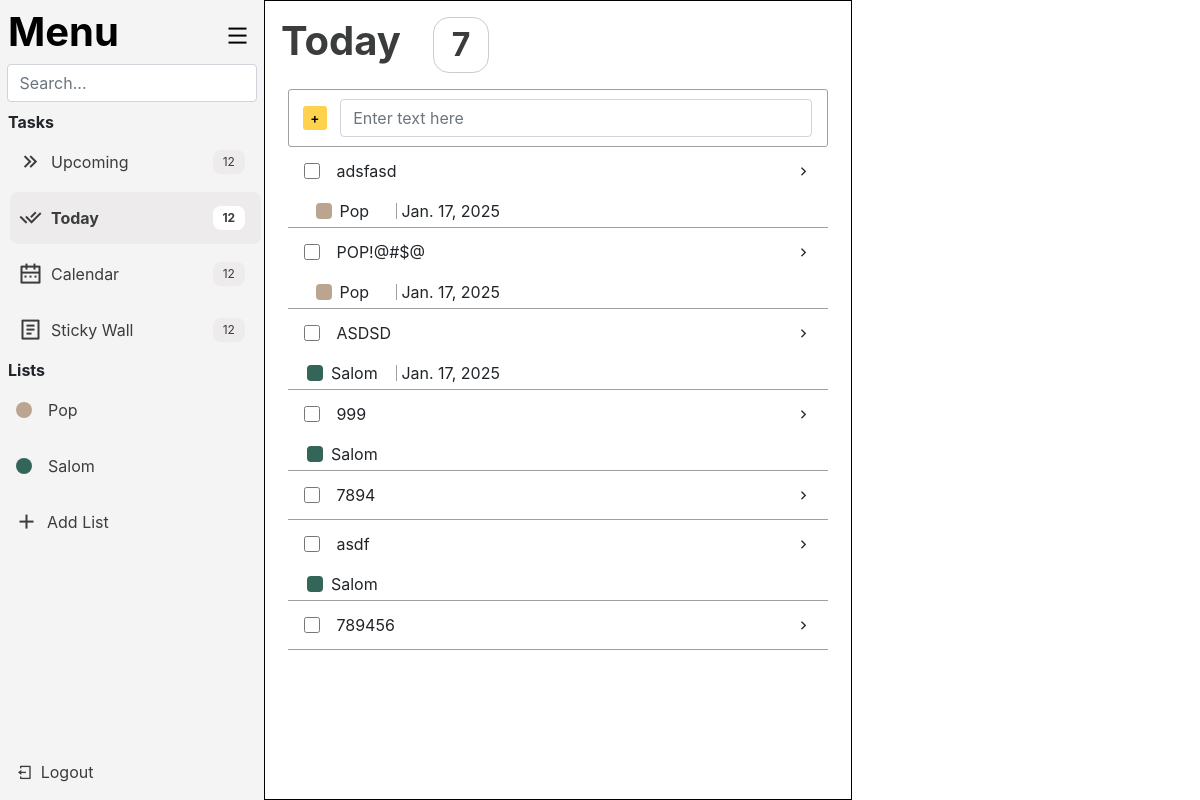
Page /noter/ (signed in) on the earlier database version.
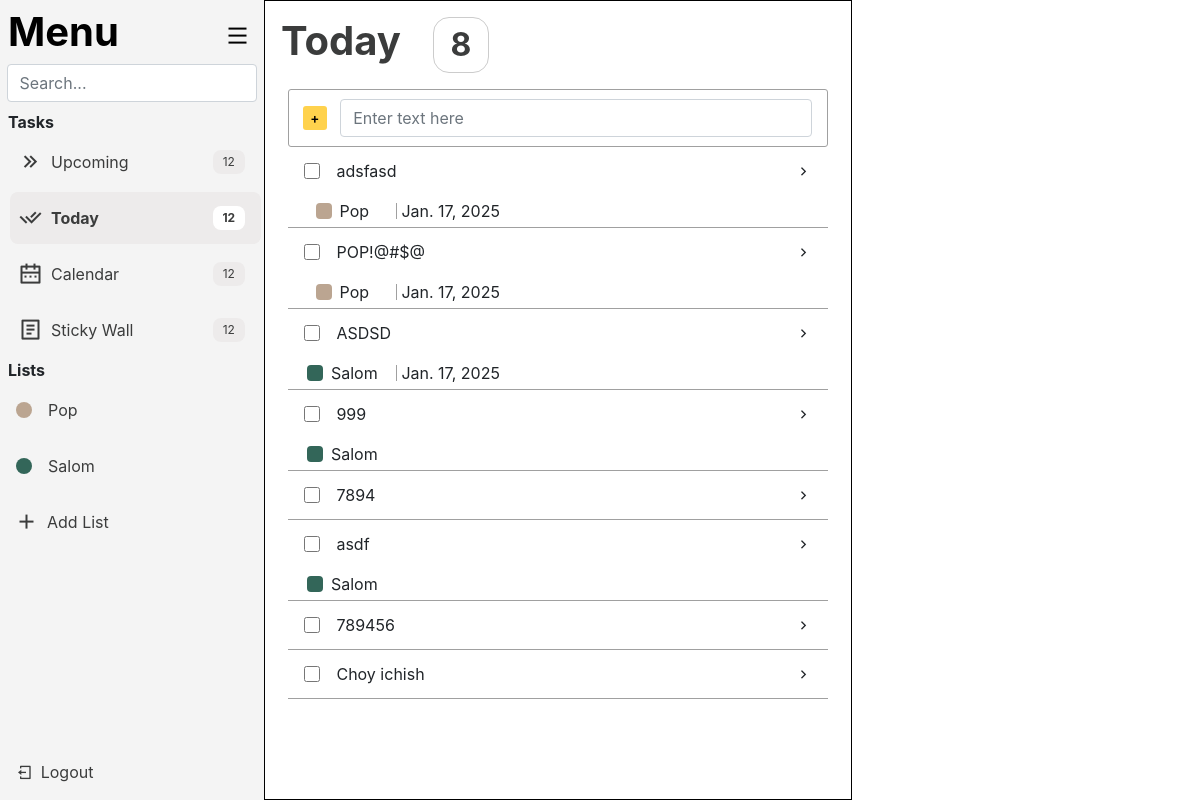
Same page on the later database version.
### noter/models.py (models this page shows, shortened)
class List(models.Model):
    name = models.CharField(max_length=15)
    color = models.CharField(max_length=15, default='default')
    user = models.ForeignKey(CustomUser, on_delete=models.CASCADE, related_name='lists', default=1)

class Note(models.Model):
    title = models.CharField(max_length=100, null=False, blank=False)
    description = models.TextField(blank=True, default=None, null=True)
    status = models.BooleanField(default=False)
    created_at = models.CharField(max_length=20)
    start_at = models.DateField(null=True, blank=True)
    end_at = models.DateField(null=True, blank=True)
    deadline = models.DateField(null=True, blank=True)
    list = models.ForeignKey(List, on_delete=models.CASCADE, related_name='notes', default=1)
    user = models.ForeignKey(CustomUser, on_delete=models.CASCADE, default=1)

### noter/views.py (the view)
# urls.py: path('', views.Home, name='home'),
@login_required
def Home(request):
    ulists = List.objects.filter(user = request.user)
    lists = []
    list_id = 0
    for list in ulists:
        if list.name != "Today":
            lists.append(list)
        if list.name == "Today":
            list_id = list.id
    unotes = Note.objects.filter(user = request.user)
    notes = []
    today = date.today()
    for note in unotes:
        if note.deadline == today:
            notes.append(note)
    return render(request, 'noter/home.html', {'lists': lists, 'number_of_notes':len(notes), 'notes':notes , 'list_id': list_id, 'today': date.today()})

### noter/templates/noter/home.html (shortened to what the changed rows need)
{% extends 'noter/base.html' %}
{% block css %}
    {% load static %}
    <link rel="stylesheet" href="{% static 'noter/css/home.css' %}">
    <link href="https://cdn.jsdelivr.net/npm/remixicon@4.5.0/fonts/remixicon.css" rel="stylesheet"/>
    <link href="https://cdn.jsdelivr.net/npm/bootstrap@4.6.2/dist/css/bootstrap.min.css" rel="stylesheet">
{% endblock %}
{% block content %}
    <div class="main">
        <div class="menu">
            <div class="menu_header">
                <div class="menu_header_header">
                    <a href="{% url 'noter:home' %}" style="text-decoration: none; color: #000000;">
                        <h1><b>Menu</b></h1>
                    </a>
                </div>
            </div>
            <div class="menu_lists">
                <div class="menu_tasks_buttons">
                    <div class="menu_list_button_overflow">
                        {% for list in lists %}
                        <a class="menu_list_button " href="{% url 'noter:lists' list.id %}">
                            <div class="bg-{{list.color}} i"></div>
                            <div class="list_href_text">{{list.name}}</div>
                        </a>
                        {% endfor %}
                    </div>
                </div>
            </div>
        </div>
        <div class="list">
            <div class="list_text">
                <h1><b>Today</b></h1>
                <div class="list_text_number">
                    <b>{{ number_of_notes }}</b>
                </div>
            </div>
            <div class="list_main">
                <div class="list_main_notes">
                    {% for note in notes %}
                        <div class="list_main_note">
                            <div class="list_main_note_top">
                                <div class="list_main_note_checkbox">
                                    <input type="checkbox">
                                </div>
                                <div class="list_main_note_text">
                                    {{note.title}}
                                </div>
                                <div class="list_main_note_i">
                                    <i class="ri-arrow-right-s-line"></i>
                                </div>
                            </div>
                            <div class="list_main_note_bottom">
                                {% if note.list.name != 'Today' %}
                                    <div class="list_main_note_bottom_list">
                                        <div class="bg-{{note.list.color}} p"></div>
                                        {{note.list.name}}
                                    </div>
                                {% endif %}
                                {% if note.end_at == today %}
                                    <div class="list_main_note_bottom_list">
                                    <div class="list_main_note_bottom_list_text">{{note.end_at}}</div>
                                    </div>
                                {% endif %}
                            </div>
                        </div>
                    {% endfor %}
                </div>
            </div>
        </div>
    </div>
{% endblock %}

Differences in the rows shown:
added Note: title "Choy ichish"
Other differences:
{{ number_of_notes }}: "7" → "8"
